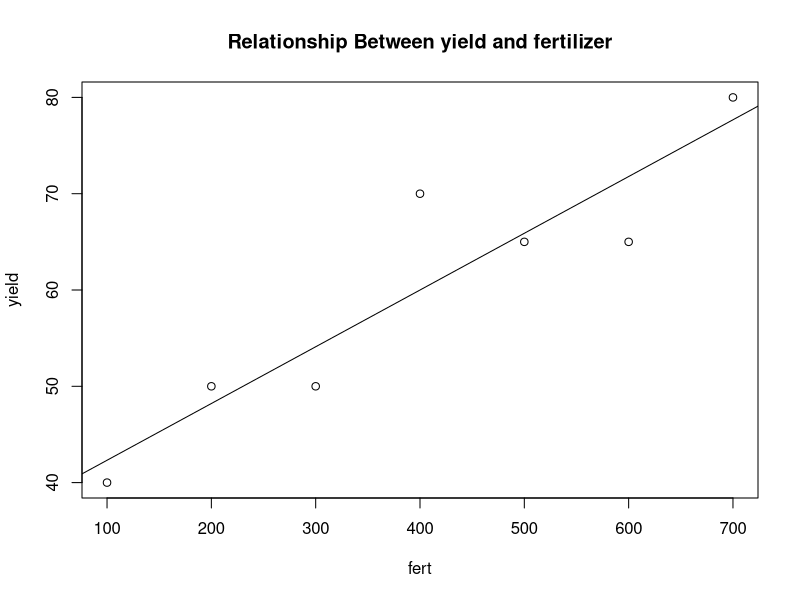
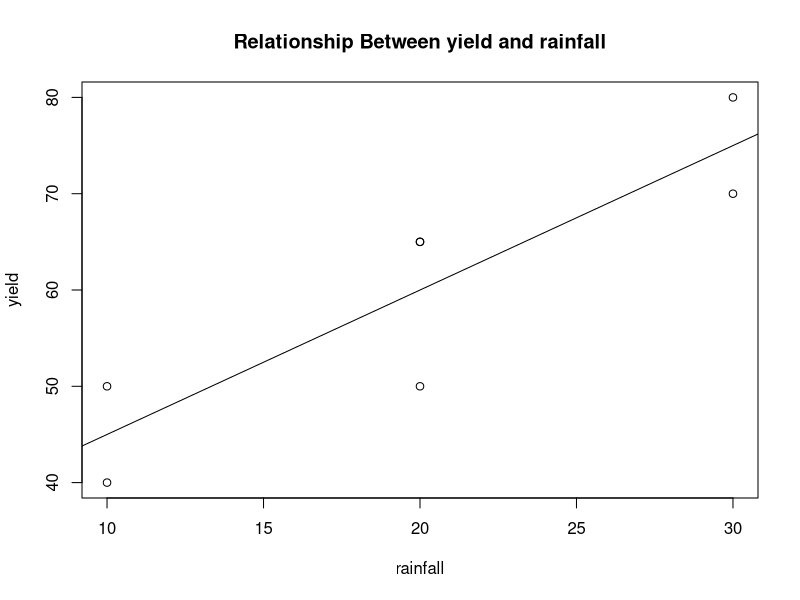

Write R code to recreate these figures, in order.
fert<-c(100,200,300,400,500,600,700)
rainfall<-c(10,20,10,30,20,20,30)
yield<-c(40,50,50,70,65,65,80)

regression <- lm(yield~fert+rainfall)
regression

summary(regression)
anova(regression)
plot(yield ~ fert,
	xlab = "fert",
	ylab = "yield",
	main = "Relationship Between yield and fertilizer")
		
lm(yield ~ fert)
	abline(lm(yield ~ fert))	
plot(yield ~ rainfall,
	xlab = "rainfall",
	ylab = "yield",
	main = "Relationship Between yield and rainfall")
		
lm(yield ~ rainfall)
	abline(lm(yield ~ rainfall))
	
	